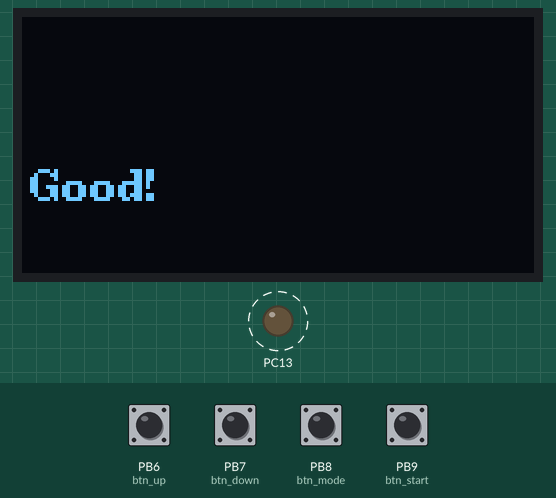
Recording of a sketch running on a simulated STM32 Blue Pill. Shown: 128×64 one-colour display, output pins drawn as LEDs (lit = HIGH). Dashed ring = blinking. The inputs (shaded band) are chosen by the test bench; at power-on: PB6 (btn_up), PB7 (btn_down), PB8 (btn_mode), PB9 (btn_start) HIGH. What the sketch prints to the serial monitor is not drawn.

Above: at 0.1 s.
Timing chart, 0 to 130.0 s (numbered marks = the images above):
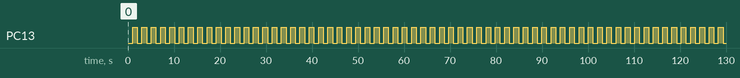

The sketch:

test.ino
```cpp
#include <Arduino.h>
#include <U8g2lib.h>


#include <OLEDHelper.h>
#include "Button.h"


// Создание объекта дисплея (4-проводный Software SPI)
U8G2_SSD1309_128X64_NONAME2_F_4W_SW_SPI u8g2(
  /*  */ U8G2_R2,
  /* clock=*/ PA5,      // CLK / SCK
  /* data=*/  PA7,      // MOSI / DATA
  /* cs=*/    PA4,      // CS   (Chip Select)
  /* dc=*/    PB0,       // DC   (Data/Command)
  /* reset=*/ PB1        // RST  (Reset)
);

OLEDHelper oled(u8g2);

Button btn_up(PB6);
Button btn_down(PB7);
Button btn_mode(PB8);
Button btn_start(PB9);

// Примеры переменных
int var1 = 123;
float var2 = 2.43;
bool var3 = true;

void setup(void) {
  u8g2.begin(); // Инициализация дисплея
  u8g2.setFont(u8g2_font_ncenB08_tr);

  oled.clear();
  oled.drawRow(1, "Starting...");
  oled.update();

  btn_up.begin();
  btn_down.begin();
  btn_mode.begin();
  btn_start.begin();


  pinMode(PC13, OUTPUT);


  Serial.begin(9600);
  Serial.println("Done!");
  // delay(800);
}

bool md_full = false;

void read_buttons(){

  btn_up.update();
  btn_down.update();
  btn_mode.update();
  btn_start.update();
  if (btn_up.isPressed()){
    var1 += 1;
    // Serial.println("UP pressed!");

    oled.drawRow(5, "PB6");
    oled.update();
  }
  if (btn_down.isPressed()){
    var1 -= 1;
    // Serial.println("DOWN pressed!");
    oled.drawRow(5, "PB7");
    oled.update();
  }
  if (btn_mode.isPressed()){
    // Serial.println("MODE pressed!");
    md_full = !md_full;
    if(md_full){
      oled.drawMode("Full", 80);
    } else {
      oled.drawMode("Single", 120);
    }

    oled.drawRow(5, "PB8");
    oled.update();
  }
  if (btn_start.isPressed()){
    oled.drawRow(5, "PB9");
    oled.update();
  }
}


unsigned long last_switch_led = 0;
bool led_state = false;
void loop(void) {
  oled.clear();

  unsigned long current_time = millis();

  if(current_time - last_switch_led > 1000){
    last_switch_led = current_time;
    if (var2 < 7.58){
      var2 += 0.01;
    }
    led_state = !led_state;
    digitalWrite(PC13, led_state);
  }

  // read_buttons();

  // oled.drawVariable(2, 10, "Var1:  ", var1);
  // oled.drawVariable(2, 22, "Var2:  ", var2, 2);
  // oled.drawVariable(2, 34, "Var3:  ", var3);

  oled.drawMode("Full", 123);
  oled.drawRate(var1);
  oled.drawPressure(var2);
  // oled.drawResult("Good!");
  oled.drawRow(4, "Good!");
  oled.drawResultInfo(var1, var2);

  oled.update();

  // // Нарисовать текст
  // u8g2.setFont(u8g2_font_ncenB08_tr); // Выбрать шрифт

  // // u8g2.drawStr(1, 10, ("test" + String(var1)).c_str());
  // u8g2.drawStr(2, 10, ("Var1:   " + String(var1)).c_str());
  // u8g2.drawStr(2, 22, ("Var2:   " + String(var2, 2)).c_str());
  // u8g2.drawStr(2, 34, ("Var3:   " + String(var3 ? "ON" : "OFF")).c_str());
  // u8g2.drawStr(2, 46, ("Var4:   None"));
  // u8g2.drawStr(2, 58, ("Var5:   None"));
  // u8g2.sendBuffer(); // Отправить буфер на дисплей

  // delay(500); // Обновление раз в полсекунды
}
```

Measured:
- by itself, PC13: alternates HIGH for 1.0 s and LOW for 1.0 s
